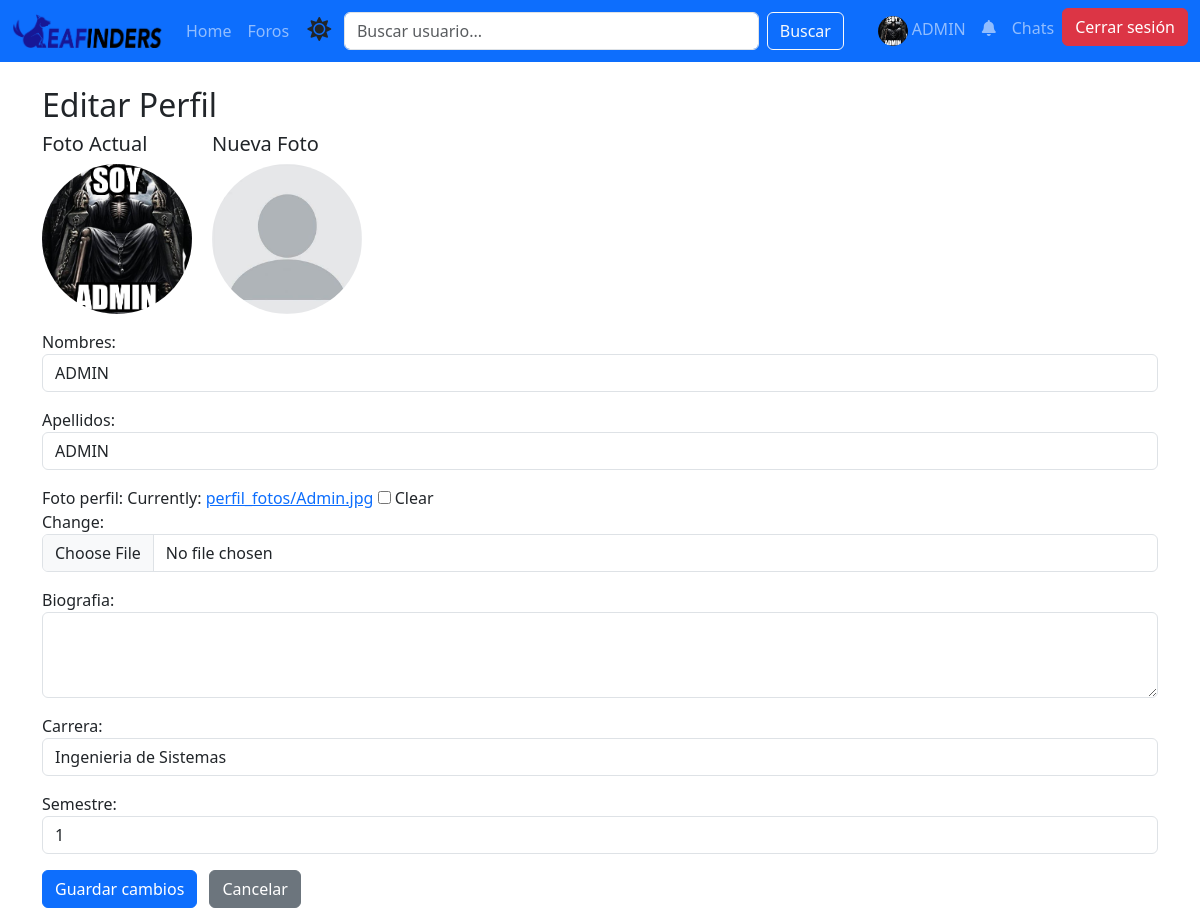
The app's page /EditProfile/ (signed in) with its own data.
### App/models.py (models this page shows, shortened)
class Usuario(AbstractBaseUser, PermissionsMixin):
    nombres = models.CharField(max_length=100)
    apellidos = models.CharField(max_length=100)
    email_institucional = models.EmailField(
        unique=True,
        validators=[RegexValidator(regex=r'^[\w\.-]+@eafit\.edu\.co$', message="El correo debe terminar en @eafit.edu.co")]
    )
    password = models.CharField(max_length=128)
    foto_perfil = models.ImageField(upload_to='perfil_fotos/', blank=True, null=True)
    biografia = models.TextField(blank=True, null=True)
    carrera = models.CharField(max_length=100, blank=True, null=True)
    semestre = models.IntegerField(blank=True, null=True)
    is_active = models.BooleanField(default=True)
    is_staff = models.BooleanField(default=False)
    date_joined = models.DateTimeField(auto_now_add=True)
    objects = UsuarioManager()
    USERNAME_FIELD = 'email_institucional'
    REQUIRED_FIELDS = ['nombres', 'apellidos']

### App/views.py (the view)
# urls.py: path('EditProfile/', views.EditProfile, name='EditProfile'),
@login_required
def EditProfile(request):
    usuario = request.user  # Get the current user
    if request.method == 'POST':
        form = EditarPerfilForm(request.POST, request.FILES, instance=usuario)
        if form.is_valid():
            form.save()  # Save the changes
            messages.success(request, 'Perfil actualizado correctamente.')
            return redirect('Cuenta')  # Redirect to user profile
        else:
            messages.error(request, 'Por favor corrige los errores a continuación.')
    else:
        form = EditarPerfilForm(instance=usuario)  # Initialize the form with the current user data
    return render(request, 'EditProfile.html', {'form': form})

### App/context_processors.py (called while the page is built)
def notificaciones(request):
    if request.user.is_authenticated:
        solicitudes_pendientes = Amistad.objects.filter(
            user2=request.user,
            estado='pendiente'
        ).count()
        return {
            'solicitudes_pendientes': solicitudes_pendientes,
        }
    return {}

### App/Templates/EditProfile.html (shortened to what this page needs)
{% extends 'Template.html' %}
{% load static %}
{% block content %}
  <h2>Editar Perfil</h2>
  <form method="POST" enctype="multipart/form-data">
    <div class="profile-pics mb-3">
        <div>
            <h5>Foto Actual</h5>
            {% if user.foto_perfil %}
                <img src="{{ user.foto_perfil.url }}" alt="Foto de perfil actual">
            {% else %}
                <img src="{% static 'default_profile.jpg' %}" alt="Foto de perfil actual">
            {% endif %}
        </div>
        <div>
            <h5>Nueva Foto</h5>
            <img id="new-profile-pic" src="{% static 'default_profile.jpg' %}" alt="Nueva foto de perfil">
        </div>
    </div>
    {{ form.as_p }}
    <button type="submit" class="btn btn-primary">Guardar cambios</button>
    <a href="{% url 'Cuenta' %}" class="btn btn-secondary ms-2">Cancelar</a>
  </form>
{% endblock %}

### App/Templates/Template.html (shortened to what this page needs)
<!DOCTYPE HTML>
<html lang="es">
<head>
    <link rel="stylesheet" href="https://cdnjs.cloudflare.com/ajax/libs/font-awesome/5.15.4/css/all.min.css">
    <link href="https://cdn.jsdelivr.net/npm/bootstrap@5.3.3/dist/css/bootstrap.min.css" rel="stylesheet">
    {% load static %}
    <link href="{% static 'styles.css' %}" rel="stylesheet">
</head>
<body>
    {% load static %}
    <nav class="navbar navbar-expand-lg navbar-dark bg-primary">
        <div class="container-fluid d-flex justify-content-between align-items-center">
            <a class="navbar-brand d-flex align-items-center" href="{% url 'home' %}">
                <img src="{% static 'logo.png' %}" alt="Logo" style="max-width: 150px; height: auto;">
            </a>
            <div class="collapse navbar-collapse justify-content-between align-items-center" id="navbarNav">
                <ul class="navbar-nav">
                    <li class="nav-item">
                        <a class="nav-link" href="{% url 'home' %}">Home</a>
                    </li>
                    <li class="nav-item">
                        <a class="nav-link" href="{% url 'lista_foros' %}">Foros</a>
                    </li>
                    <li class="nav-item">
                        <span id="dark-mode-toggle">
                            <i class="fas fa-sun" id="toggle-icon"></i>
                        </span>
                    </li>
                </ul>
                <form class="d-flex search-bar mx-auto" style="max-width: 500px; width: 100%;" method="GET" action="{% url 'buscar_usuarios' %}">
                    <input class="form-control me-2" type="search" name="query" placeholder="Buscar usuario..." aria-label="Search" required>
                    <button class="btn btn-outline-light" type="submit">Buscar</button>
                </form>
                <ul class="navbar-nav ms-auto">
                    {% if user.is_authenticated %}
                        <li class="nav-item">
                            <a class="nav-link" href="{% url 'Cuenta' %}">
                                {% if user.foto_perfil %}
                                    <img src="{{ user.foto_perfil.url }}" alt="Foto de perfil" class="profile-pic-navbar">
                                {% else %}
                                    <img src="{% static 'default_profile.jpg' %}" alt="Foto de perfil" class="profile-pic-navbar">
                                {% endif %}
                                {{ user.nombres }}
                            </a>
                        </li>
                        <li class="nav-item">
                            <a class="nav-link position-relative" href="{% url 'Notificaciones' %}">
                                <i class="fas fa-bell"></i>
                            </a>
                        </li>
                        <li class="nav-item">
                            <a class="nav-link" href="{% url 'lista_conversaciones' %}">Chats</a>
                        </li>
                        <li class="nav-item">
                            <button class="btn btn-danger" id="logout-btn">Cerrar sesión</button>
                        </li>
                    {% endif %}
                </ul>
            </div>
        </div>
    </nav>
    <div class="container mt-4">
        {% block content %}
        {% endblock %}
    </div>
</body>
</html>

### App/static/styles.css (style rules this page uses)
.profile-pic-navbar { width: 30px; height: 30px; object-fit: cover; border-radius: 50%; }

### App/Templates/EditProfile.html (style rules this page uses)
.profile-pics { display: flex; align-items: center; gap: 20px; }
.profile-pics img { width: 150px; height: 150px; object-fit: cover; border-radius: 50%; }

### App/Templates/Template.html (style rules this page uses)
.profile-pic-navbar { width: 30px; height: 30px; border-radius: 50%; }
#dark-mode-toggle { cursor: pointer; background: none; border: none; padding: 0; color: inherit; font-size: 1.5rem; margin-left: 10px; }

### records on screen
Usuario: foto_perfil (picture), nombres "ADMIN", apellidos "ADMIN", carrera "Ingenieria de Sistemas", semestre "1"
